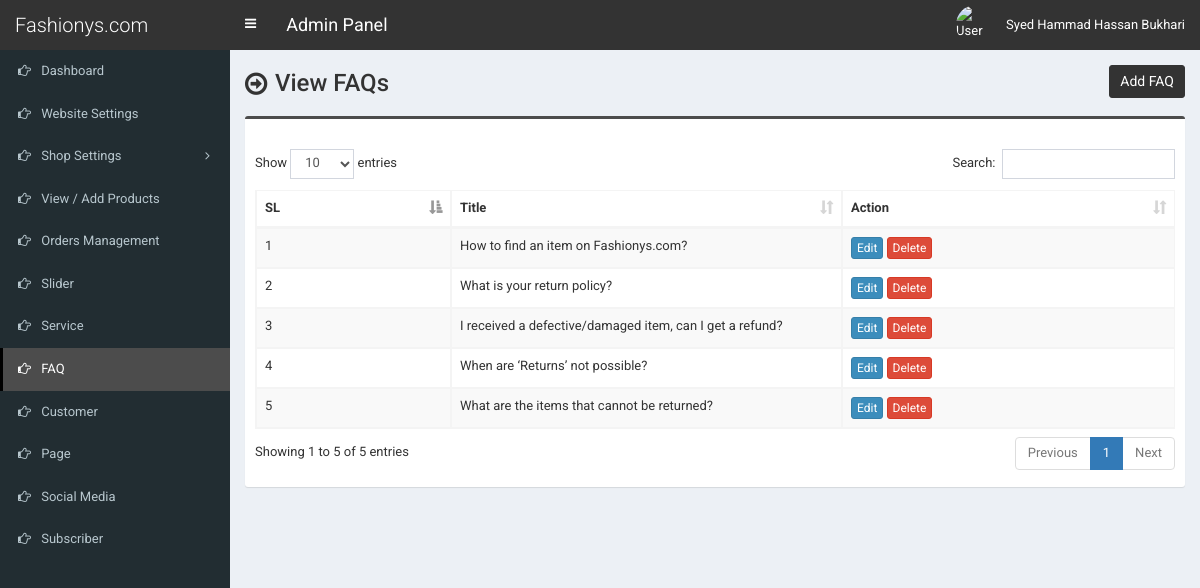
The app's page /admin/faq.php (signed in) with its own data.
### tables this page shows
CREATE TABLE `tbl_faq` (
  `faq_id` int(11) NOT NULL,
  `faq_title` varchar(255) NOT NULL,
  `faq_content` text NOT NULL
);

### admin/faq.php (the view, shortened to what this page needs)
<?php require_once('header.php'); ?>
<section class="content-header">
	<div class="content-header-left">
		<h1>View FAQs</h1>
	</div>
	<div class="content-header-right">
		<a href="faq-add.php" class="btn btn-primary btn-sm">Add FAQ</a>
	</div>
</section>
<section class="content">
	<div class="row">
		<div class="col-md-12">
			<div class="box box-info">
				<div class="box-body table-responsive">
					<table id="example1" class="table table-bordered table-striped">
						<thead>
							<tr>
								<th width="30">SL</th>
								<th width="100">Title</th>
								<th width="80">Action</th>
							</tr>
						</thead>
						<tbody>
							<?php
							$i=0;
							$statement = $pdo->prepare("SELECT * FROM tbl_faq");
							$statement->execute();
							$result = $statement->fetchAll(PDO::FETCH_ASSOC);
							foreach ($result as $row) {
								$i++;
								?>
								<tr>
									<td><?php echo $i; ?></td>
									<td><?php echo $row['faq_title']; ?></td>
									<td>
										<a href="faq-edit.php?id=<?php echo $row['faq_id']; ?>" class="btn btn-primary btn-xs">Edit</a>
										<a href="#" class="btn btn-danger btn-xs" data-href="faq-delete.php?id=<?php echo $row['faq_id']; ?>" data-toggle="modal" data-target="#confirm-delete">Delete</a>
									</td>
								</tr>
								<?php
							}
							?>
						</tbody>
					</table>
				</div>
			</div>
		</div>
	</div>
</section>
<?php require_once('footer.php'); ?>

### admin/style.css (style rules this page uses)
body { font-size: 13px; font-family: 'Roboto', sans-serif; }
.content-header>h1, .content-header .content-header-left h1 { font-family: 'Roboto', sans-serif; }
.box-info { padding-top: 20px; }
.content-header { overflow: hidden; }
.content-header .content-header-left { float: left; padding-top: 5px; }
.content-header .content-header-right { float: right; }
.content-header .content-header-left h1 { margin-top: 0; margin-bottom: 0; padding-left: 30px; padding-bottom: 5px; font-size: 24px; position: relative; }
.content-header .content-header-left h1:before { position: absolute; top: 0; left: 0; font-family: 'FontAwesome', sans-serif; font-size: 26px; content: '\f18e'; }
.content-header .content-header-right a { position: relative; font-size: 14px; }
.box.box-info { border-top-color: #4c4c4c; }
.content-header .content-header-right a { background-color: #333333; border-color: #333333; }

### records on screen
tbl_faq: faq_title "How to find an item on Fashionys.com?"
tbl_faq: faq_title "What is your return policy?"
tbl_faq: faq_title "I received a defective/damaged item, can I get a refund?"
tbl_faq: faq_title "When are ‘Returns’ not possible?"
tbl_faq: faq_title "What are the items that cannot be returned?"

### other values on screen
$_SESSION['user']['full_name'] "Syed Hammad Hassan Bukhari"
